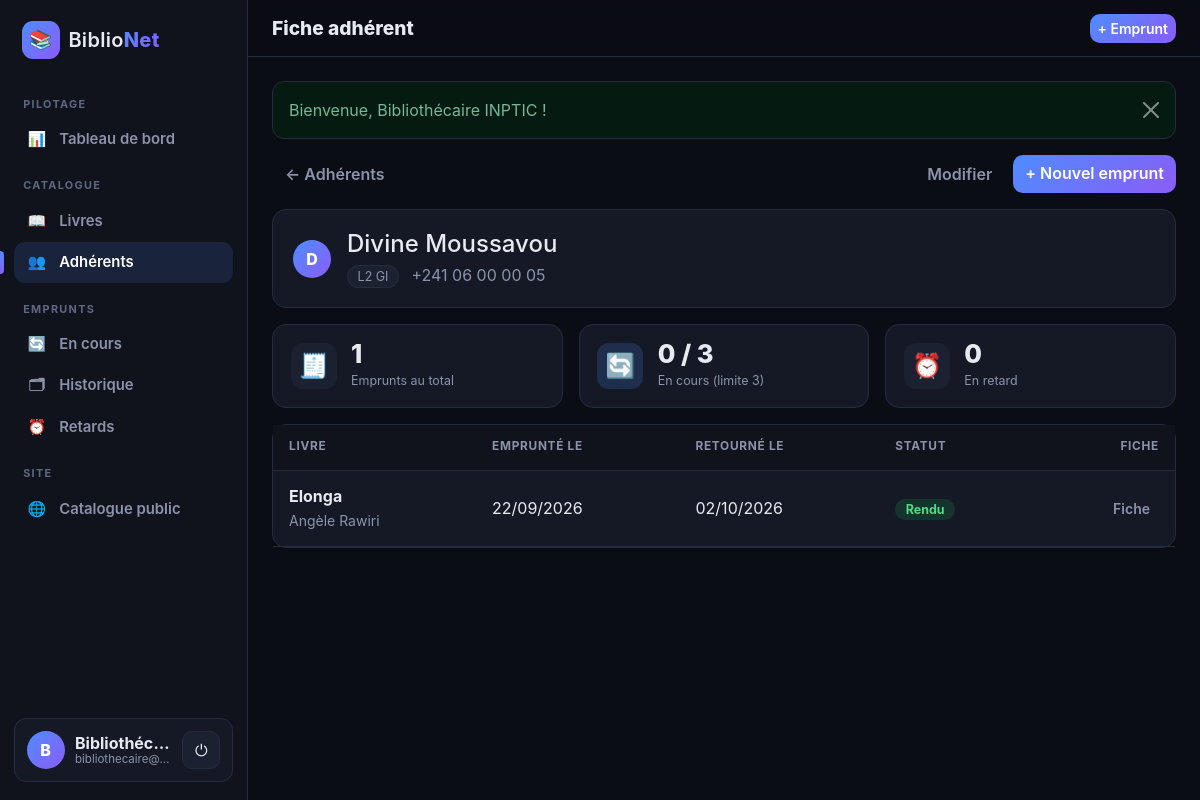
The page /adherents/show/5 (signed in) on the database its author committed.
### tables this page shows
CREATE TABLE adherents (
    id         INT UNSIGNED NOT NULL AUTO_INCREMENT,
    nom        VARCHAR(80) NOT NULL,
    prenom     VARCHAR(80) NOT NULL,
    classe     VARCHAR(50) NOT NULL,
    telephone  VARCHAR(30) NULL,
    PRIMARY KEY (id)
);

CREATE TABLE emprunts (
    id            INT UNSIGNED NOT NULL AUTO_INCREMENT,
    livre_id      INT UNSIGNED NOT NULL,
    adherent_id   INT UNSIGNED NOT NULL,
    date_emprunt  DATE NOT NULL,
    date_retour   DATE NULL DEFAULT NULL,
    user_id         INT UNSIGNED NULL DEFAULT NULL,
    retour_user_id  INT UNSIGNED NULL DEFAULT NULL,
    PRIMARY KEY (id),
    KEY idx_emprunts_retour (date_retour),
    CONSTRAINT fk_emprunts_livre    FOREIGN KEY (livre_id)    REFERENCES livres (id),
    CONSTRAINT fk_emprunts_adherent FOREIGN KEY (adherent_id) REFERENCES adherents (id),
    CONSTRAINT fk_emprunts_user     FOREIGN KEY (user_id)        REFERENCES users (id) ON DELETE SET NULL,
    CONSTRAINT fk_emprunts_retour   FOREIGN KEY (retour_user_id) REFERENCES users (id) ON DELETE SET NULL
);

CREATE TABLE livres (
    id              INT UNSIGNED NOT NULL AUTO_INCREMENT,
    titre           VARCHAR(255) NOT NULL,
    auteur          VARCHAR(150) NOT NULL,
    categorie       VARCHAR(100) NOT NULL,
    annee           SMALLINT UNSIGNED NOT NULL,
    nb_exemplaires  INT NOT NULL DEFAULT 1,
    PRIMARY KEY (id),
    KEY idx_livres_titre (titre),
    KEY idx_livres_auteur (auteur)
);

### app/core/Controller.php (called while the page is built, shortened)
<?php
class Controller
{
    protected function render(string $view, array $data = []): void
    {
        extract($data, EXTR_SKIP);
        require APP_PATH . '/views/' . $view . '.php';
        require APP_PATH . '/views/layouts/main.php';
    }
}

### app/controllers/AdherentController.php (called while the page is built, shortened)
<?php
class AdherentController extends Controller
{
    public function show(string $id = ''): void
    {
        $adherent = $this->findOrLeave((int) $id);
        $emprunts = Emprunt::parAdherent((int) $adherent['id']);
        $enCours = array_filter($emprunts, fn($m) => $m['date_retour'] === null);
        $retards = array_filter($enCours, fn($m) => $m['jours'] > Emprunt::JOURS_MAX);
        $this->render('adherents/show', [
            'title'    => 'Fiche adhérent',
            'adherent' => $adherent,
            'emprunts' => $emprunts,
            'enCours'  => count($enCours),
            'retards'  => count($retards),
        ]);
    }
    private function findOrLeave(int $id): array
    {
        $adherent = Adherent::find($id);
        return $adherent;
    }
}

### app/core/Router.php (called while the page is built, shortened)
<?php
class Router
{
    public function dispatch(): void
    {
        $segments = request_segments();
        $name   = strtolower($segments[0] ?? 'catalogue');
        $action = strtolower($segments[1] ?? 'index');
        $params = array_slice($segments, 2);
        $class = self::ROUTES[$name];
        $method = new ReflectionMethod($class, $action);
        $params = array_slice($params, 0, $method->getNumberOfParameters());
        $method->invokeArgs(new $class(), $params);
    }
}

### public/index.php (called while the page is built, shortened)
<?php
$config = require ROOT_PATH . '/config/config.php';
$production = $config['env'] === 'production';
spl_autoload_register(function (string $class): void {
    foreach (['core', 'controllers', 'models'] as $dir) {
        $file = APP_PATH . "/$dir/$class.php";
        if (is_file($file)) {
            return;
        }
    }
});
require APP_PATH . '/core/helpers.php';
try {
    (new Router())->dispatch();
} catch (Throwable $e) {
    error_log((string) $e);
    http_response_code(500);
    (new Controller())->renderMessage(
        'Erreur',
        'danger',
        $production ? 'Une erreur est survenue. Veuillez réessayer plus tard.' : $e->getMessage()
    );
}

### app/core/helpers.php (called while the page is built, shortened)
<?php
function e($value): string
{
    return htmlspecialchars((string) $value, ENT_QUOTES, 'UTF-8');
}
function base_path(): string
{
    return rtrim(str_replace('\\', '/', dirname($_SERVER['SCRIPT_NAME'])), '/');
}
function url(string $path = ''): string
{
    return base_path() . '/' . ltrim($path, '/');
}
function initial(string $text): string
{
    return mb_strtoupper(mb_substr(trim($text), 0, 1, 'UTF-8'), 'UTF-8');
}

### app/core/Database.php (called while the page is built)
<?php
class Database
{
    private static array $config = [];
    private static ?PDO $pdo = null;
    public static function configure(array $config): void
    {
        self::$config = $config;
    }
    public static function pdo(): PDO
    {
        if (self::$pdo === null) {
            $c = self::$config;
            $dsn = "mysql:host={$c['host']};dbname={$c['name']};charset=utf8mb4";
            self::$pdo = new PDO($dsn, $c['user'], $c['pass'], [
                PDO::ATTR_ERRMODE            => PDO::ERRMODE_EXCEPTION,
                PDO::ATTR_DEFAULT_FETCH_MODE => PDO::FETCH_ASSOC,
                PDO::ATTR_EMULATE_PREPARES   => false,
            ]);
        }
        return self::$pdo;
    }
    public static function query(string $sql, array $params = []): PDOStatement
    {
        $stmt = self::pdo()->prepare($sql);
        $stmt->execute($params);
        return $stmt;
    }
}

### app/models/Adherent.php (called while the page is built, shortened)
<?php
class Adherent
{
    public static function find(int $id): ?array
    {
        return Database::query('SELECT * FROM adherents WHERE id = ?', [$id])->fetch() ?: null;
    }
}

### app/models/Emprunt.php (called while the page is built, shortened)
<?php
class Emprunt
{
    public static function parAdherent(int $adherentId): array
    {
        return Database::query(
            self::JOIN . ' WHERE e.adherent_id = ? ORDER BY e.date_emprunt DESC, e.id DESC',
            [$adherentId]
        )->fetchAll();
    }
}

### app/views/adherents/show.php (the view, shortened to what this page needs)
<div class="page-head">
  <a class="btn btn-ghost" href="<?= e(url('adherents')) ?>">← Adhérents</a>
  <div class="d-flex gap-2">
    <a class="btn btn-ghost" href="<?= e(url('adherents/edit/' . $adherent['id'])) ?>">Modifier</a>
    <a class="btn btn-accent" href="<?= e(url('emprunts/create?adherent=' . $adherent['id'])) ?>">+ Nouvel emprunt</a>
  </div>
</div>
<div class="panel mb-3">
  <div class="d-flex align-items-center gap-3 flex-wrap">
    <span class="avatar"><?= e(initial($adherent['prenom'])) ?></span>
    <div>
      <h2 class="h4 mb-1"><?= e($adherent['prenom'] . ' ' . $adherent['nom']) ?></h2>
      <span class="tag"><?= e($adherent['classe']) ?></span>
      <?php if ($adherent['telephone']): ?><span class="text-muted ms-2"><?= e($adherent['telephone']) ?></span><?php endif; ?>
    </div>
  </div>
</div>
<div class="stat-grid">
  <div class="stat"><i>🧾</i><div><b><?= e(count($emprunts)) ?></b><small>Emprunts au total</small></div></div>
  <div class="stat accent"><i>🔄</i><div><b><?= e($enCours) ?> / <?= e(Emprunt::LIMITE) ?></b><small>En cours (limite <?= e(Emprunt::LIMITE) ?>)</small></div></div>
  <div class="stat <?= $retards > 0 ? 'danger' : '' ?>"><i>⏰</i><div><b><?= e($retards) ?></b><small>En retard</small></div></div>
</div>
<div class="panel p-0"><div class="table-responsive">
<table class="table table-dark-custom align-middle mb-0">
  <thead>
    <tr><th>Livre</th><th>Emprunté le</th><th>Retourné le</th><th>Statut</th><th class="text-end">Fiche</th></tr>
  </thead>
  <tbody>
  <?php foreach ($emprunts as $m): ?>
    <?php $rendu = $m['date_retour'] !== null; $late = !$rendu && $m['jours'] > Emprunt::JOURS_MAX; ?>
    <tr class="<?= $late ? 'row-late' : '' ?>">
      <td><strong><?= e($m['titre']) ?></strong><br><small class="text-muted"><?= e($m['auteur']) ?></small></td>
      <td><?= e(date('d/m/Y', strtotime($m['date_emprunt']))) ?></td>
      <td><?= $rendu ? e(date('d/m/Y', strtotime($m['date_retour']))) : '—' ?></td>
      <td>
        <?php if ($rendu): ?><span class="badge-soft ok">Rendu</span>
        <?php elseif ($late): ?><span class="badge-soft ko">Retard · <?= e($m['jours']) ?> j</span>
        <?php else: ?><span class="tag">En cours · <?= e($m['jours']) ?> j</span><?php endif; ?>
      </td>
      <td class="text-end"><a class="btn btn-sm btn-ghost" href="<?= e(url('emprunts/fiche/' . $m['id'])) ?>">Fiche</a></td>
    </tr>
  <?php endforeach; ?>
  </tbody>
</table>
</div></div>

### public/assets/css/style.css (style rules this page uses)
:root { --bg: #0b0d14; --bg-2: #10131c; --surface: #151926; --surface-2: #1c2132; --border: #262c40; --text: #e8eaf2; --muted: #8b93ab; --accent: #4f8cff; --accent-2: #8b5cf6; --accent-grad: linear-gradient(135deg, #4f8cff, #8b5cf6); --ok: #22c55e; --ko: #ef4444; --warn: #f59e0b; --sidebar-w: 248px; --radius: 14px; }
* { box-sizing: border-box; }
html { scroll-behavior: smooth; }
body { background: var(--bg); color: var(--text); font-family: 'Inter', system-ui, -apple-system, 'Segoe UI', Roboto, sans-serif; min-height: 100vh; }
a { color: var(--accent); text-decoration: none; }
.text-muted { color: var(--muted) !important; }
.btn { border-radius: 10px; font-weight: 600; }
.btn-accent { background: var(--accent-grad); border: 0; color: #fff; }
.btn-ghost { background: transparent; color: var(--muted); border: 1px solid transparent; }
.panel { background: var(--surface); border: 1px solid var(--border); border-radius: var(--radius); padding: 1.25rem; }
.table-dark-custom { --bs-table-bg: transparent; --bs-table-color: var(--text); --bs-table-border-color: var(--border); --bs-table-hover-bg: rgba(79,140,255,.06); }
.table-dark-custom thead th { color: var(--muted); font-size: .74rem; text-transform: uppercase; letter-spacing: .06em; font-weight: 700; background: var(--bg-2); border-bottom: 1px solid var(--border); padding: .85rem 1rem; white-space: nowrap; }
.table-dark-custom td { padding: .85rem 1rem; }
.tag { background: var(--surface-2); border: 1px solid var(--border); padding: .18rem .6rem; border-radius: 999px; font-size: .78rem; color: var(--muted); white-space: nowrap; }
.badge-soft { padding: .2rem .65rem; border-radius: 999px; font-size: .78rem; font-weight: 700; }
.badge-soft.ok { background: rgba(34,197,94,.15); color: #4ade80; }
.avatar { width: 38px; height: 38px; border-radius: 50%; background: var(--accent-grad); display: inline-grid; place-items: center; font-weight: 800; color: #fff; flex: none; }
.page-head { display: flex; justify-content: space-between; align-items: center; gap: .75rem; flex-wrap: wrap; margin-bottom: 1rem; }
.stat-grid { display: grid; grid-template-columns: repeat(auto-fit, minmax(170px, 1fr)); gap: 1rem; margin-bottom: 1rem; }
.stat { display: flex; align-items: center; gap: .9rem; background: var(--surface); border: 1px solid var(--border); border-radius: var(--radius); padding: 1rem 1.1rem; }
.stat i { font-style: normal; font-size: 1.5rem; width: 46px; height: 46px; border-radius: 12px; background: var(--surface-2); display: grid; place-items: center; }
.stat b { display: block; font-size: 1.6rem; line-height: 1; font-weight: 800; }
.stat small { color: var(--muted); font-size: .78rem; }
.stat.accent i { background: rgba(79,140,255,.18); }

### rows shown on the page
adherents: prenom "D", prenom+nom "Divine Moussavou", classe "L2 GI", telephone "+241 06 00 00 05"
emprunts: livre.titre "Elonga", livre.auteur "Angèle Rawiri", date_emprunt "22/09/2026", date_retour "02/10/2026", shows "Rendu"

### other values the page prints
initial($user['nom']) "B"
$user['nom'] "Bibliothéc…"
$user['email'] "bibliothecaire@…"
$title "Fiche adhérent"
$flash['message'] "Bienvenue, Bibliothécaire INPTIC !"
count($emprunts) "1"
$enCours "0"
Emprunt::LIMITE "3"
$retards "0"
